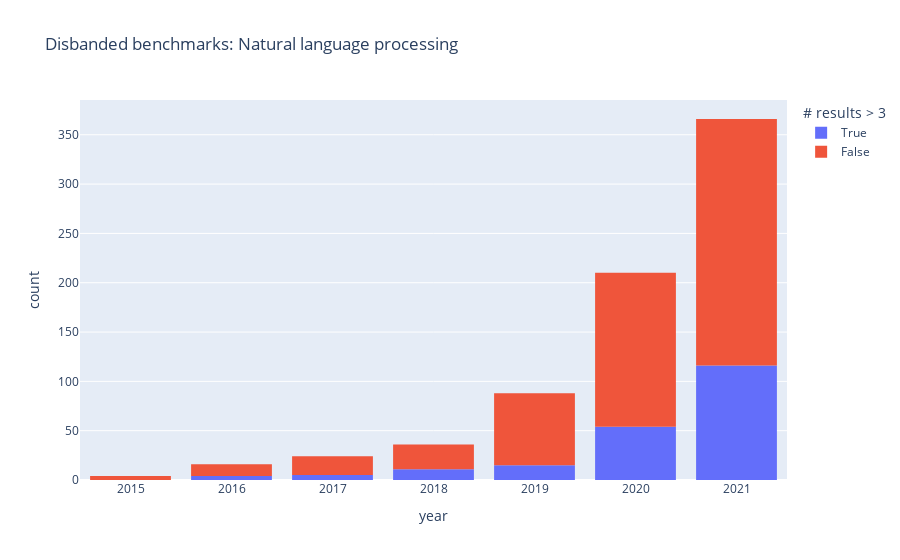
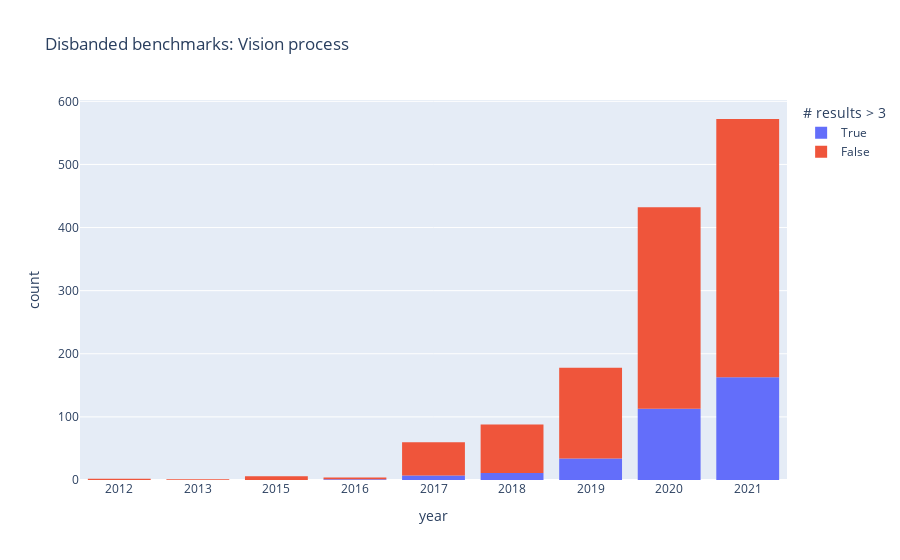

Notebook code cell kept with these figures, in order:
### Markdown cell above
## Disbanded benchmarks

Below chart depicts the number of disbanded benchmarks every year (Different metrics of a benchmark are aggregated, meaning the year a benchmark is reported as disbanded is the year **after** **any** metric is last reported)

Important **year after**

\# results > 3: benchmark has at least 3 reported results in at least one metric; examples: 
+ True if 4 results in accuracy, only 1 in recall
+ False if 2 results in accuracy, 2 in recall

### Code cell
#@title Disbanded benchmarks
disbanded = all.copy(deep = True)

disbanded["# results > 3"] = True
idxe = all.groupby(["top_level_class_label", "task_label", "level_key", "dataset_label", "metric_label"]).filter(lambda x: len(x) <= 3).index
disbanded.loc[list(idxe),"# results > 3"] = False

disbanded = disbanded.groupby(["top_level_class", "top_level_class_label", "task_label", "level_key", "dataset_label", "year"])["# results > 3"].any().reset_index()

disbanded = disbanded.groupby(["top_level_class", "top_level_class_label", "task_label", "level_key", "dataset_label", "# results > 3"])['year'].max().reset_index()
disbanded["year"] = disbanded["year"] + 1

disbanded = disbanded[disbanded["year"] < YEAR_NOW]

for tlc, grp in disbanded.groupby(["top_level_class_label"]):   
    # group = pd.read_csv(f"trajectory_grouping_{grp.iloc[0]['top_level_class'].replace('https://identifiers.org/ito:', '')}.csv")
    grp["year"] = grp["year"].astype(str)
    grp = grp.sort_values(by="# results > 3", ascending=False)

    # needed for multisuperclass prblm
    grp = grp[[x for x in grp.columns if x not in ["level_key"]]].drop_duplicates()

    fig = px.histogram(grp, x="year", title=f'Disbanded benchmarks: {tlc}', color="# results > 3").update_xaxes(categoryorder='category ascending')
    fig.write_image(f"artefacts/{tlc.replace(' ', '_').lower()}_disbanded_benchmarks.png")
    fig.show()

### Figure 1 — Plotly figure (JSON) as saved in the notebook; plotly's stock layout.template omitted (floating-point values rounded to 4 significant figures; data arrays with more than 128 entries replaced by an {"elided": "..."} marker saying what was removed)
{"data": [{"alignmentgroup": "True", "bingroup": "x", "hovertemplate": "# results > 3=True<br>year=%{x}<br>count=%{y}<extra></extra>", "legendgroup": "True", "marker": {"color": "#636efa", "pattern": {"shape": ""}}, "name": "True", "offsetgroup": "True", "orientation": "v", "showlegend": true, "type": "histogram", "x": {"elided": "205 str values"}, "xaxis": "x", "yaxis": "y"}, {"alignmentgroup": "True", "bingroup": "x", "hovertemplate": "# results > 3=False<br>year=%{x}<br>count=%{y}<extra></extra>", "legendgroup": "False", "marker": {"color": "#EF553B", "pattern": {"shape": ""}}, "name": "False", "offsetgroup": "False", "orientation": "v", "showlegend": true, "type": "histogram", "x": {"elided": "539 str values"}, "xaxis": "x", "yaxis": "y"}], "layout": {"barmode": "relative", "legend": {"title": {"text": "# results > 3"}, "tracegroupgap": 0}, "title": {"text": "Disbanded benchmarks: Natural language processing"}, "xaxis": {"anchor": "y", "categoryorder": "category ascending", "domain": [0, 1], "title": {"text": "year"}}, "yaxis": {"anchor": "x", "domain": [0, 1], "title": {"text": "count"}}}}

### Figure 2 — Plotly figure (JSON) as saved in the notebook; plotly's stock layout.template omitted (floating-point values rounded to 4 significant figures; data arrays with more than 128 entries replaced by an {"elided": "..."} marker saying what was removed)
{"data": [{"alignmentgroup": "True", "bingroup": "x", "hovertemplate": "# results > 3=True<br>year=%{x}<br>count=%{y}<extra></extra>", "legendgroup": "True", "marker": {"color": "#636efa", "pattern": {"shape": ""}}, "name": "True", "offsetgroup": "True", "orientation": "v", "showlegend": true, "type": "histogram", "x": {"elided": "329 str values"}, "xaxis": "x", "yaxis": "y"}, {"alignmentgroup": "True", "bingroup": "x", "hovertemplate": "# results > 3=False<br>year=%{x}<br>count=%{y}<extra></extra>", "legendgroup": "False", "marker": {"color": "#EF553B", "pattern": {"shape": ""}}, "name": "False", "offsetgroup": "False", "orientation": "v", "showlegend": true, "type": "histogram", "x": {"elided": "1014 str values"}, "xaxis": "x", "yaxis": "y"}], "layout": {"barmode": "relative", "legend": {"title": {"text": "# results > 3"}, "tracegroupgap": 0}, "title": {"text": "Disbanded benchmarks: Vision process"}, "xaxis": {"anchor": "y", "categoryorder": "category ascending", "domain": [0, 1], "title": {"text": "year"}}, "yaxis": {"anchor": "x", "domain": [0, 1], "title": {"text": "count"}}}}
